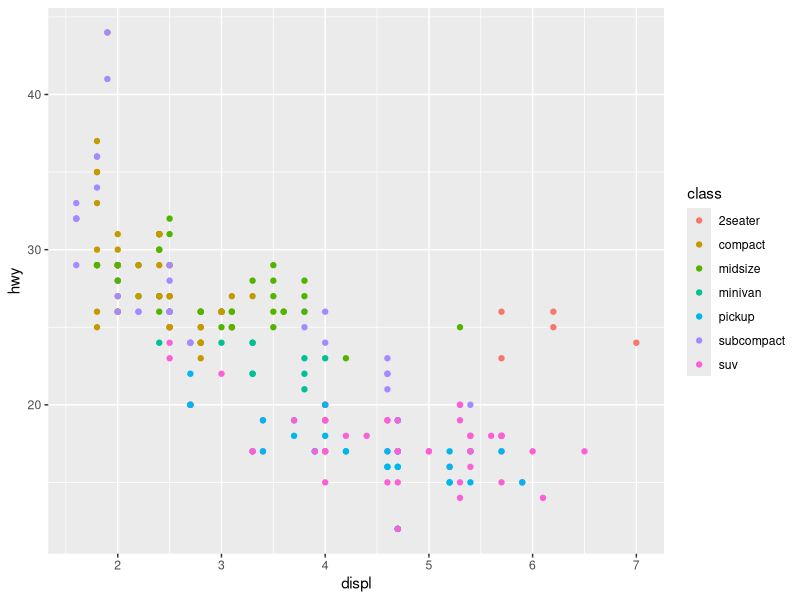
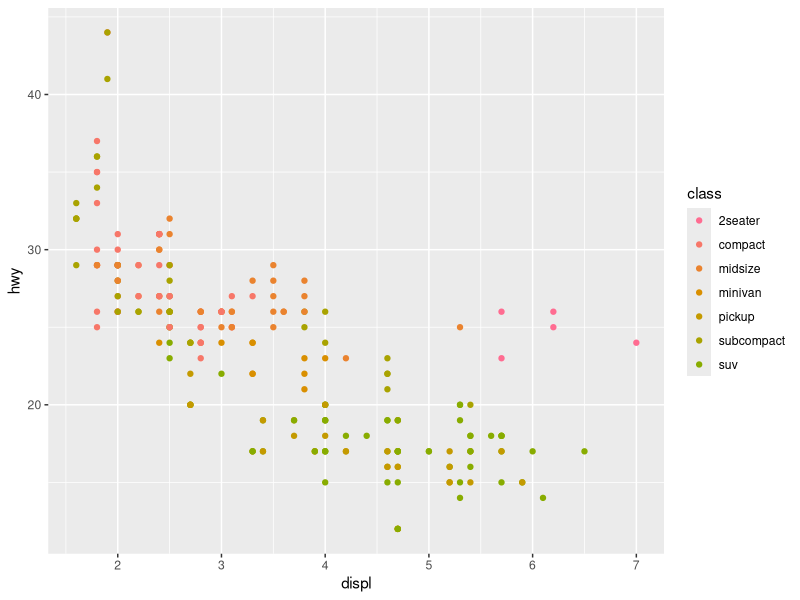
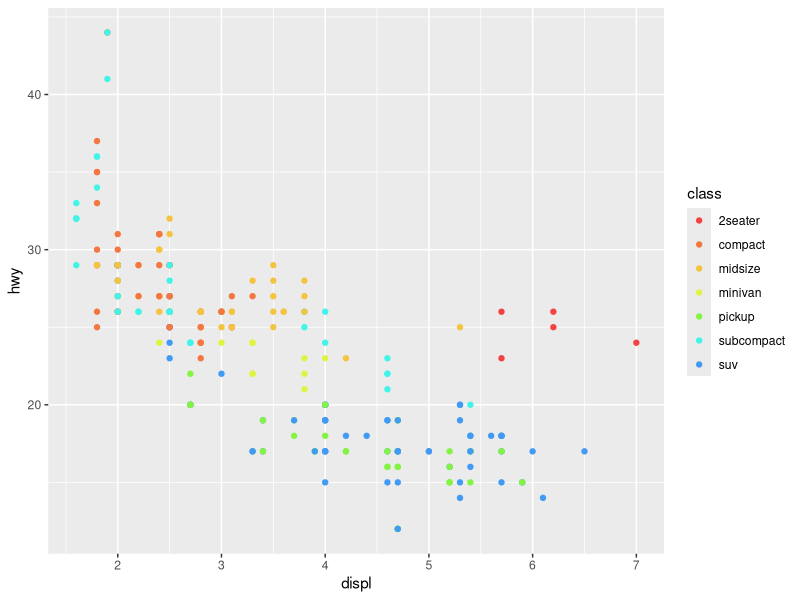
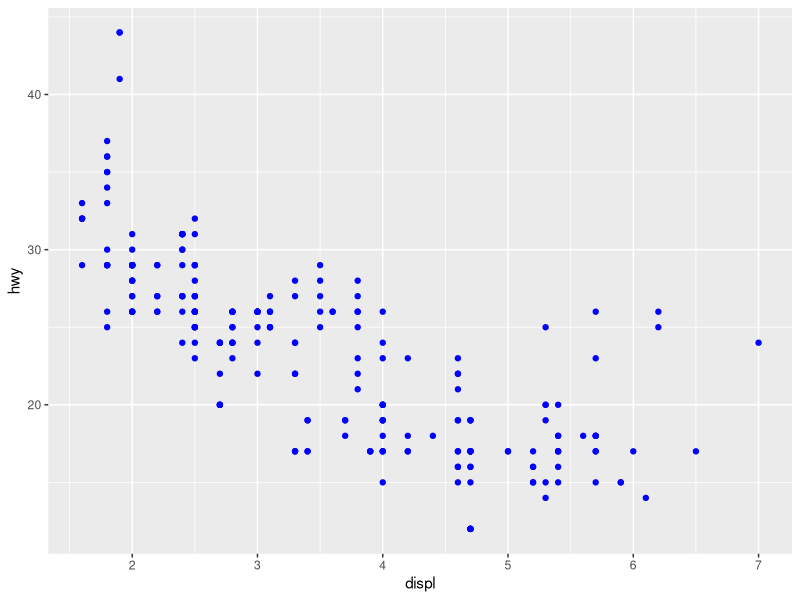
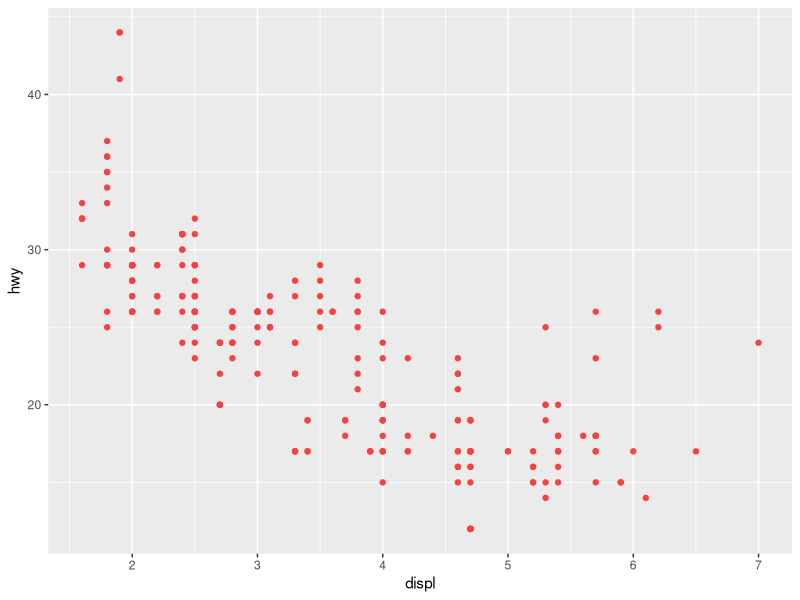

Recreate these plots in R, in order.
## ---- chunk 1
# loading libraries
library(tidyverse)

# modifying chart size
options(repr.plot.width=5, repr.plot.height=3)
## ---- chunk 2
ggplot(data = mpg) + 
  geom_point(mapping = aes(x = displ, y = hwy, color = class))
## ---- chunk 3
# Change range of hues used
ggplot(data = mpg) + 
  geom_point(mapping = aes(x = displ, y = hwy, color = class)) +
  scale_color_hue(h = c(0, 100))
## ---- chunk 4
# Set manually 
ggplot(data = mpg) + 
  geom_point(mapping = aes(x = displ, y = hwy, color = class)) +
  scale_color_manual(values = c("#f44242", "#f47741", "#f4c441", "#dff441", "#82f441", "#41f4e8", "#419af4"))
## ---- chunk 5
ggplot(data = mpg) + 
  geom_point(mapping = aes(x = displ, y = hwy), color = "blue")
## ---- chunk 6
ggplot(data = mpg) + 
  geom_point(mapping = aes(x = displ, y = hwy), color = "#f44242") # hex coloring
